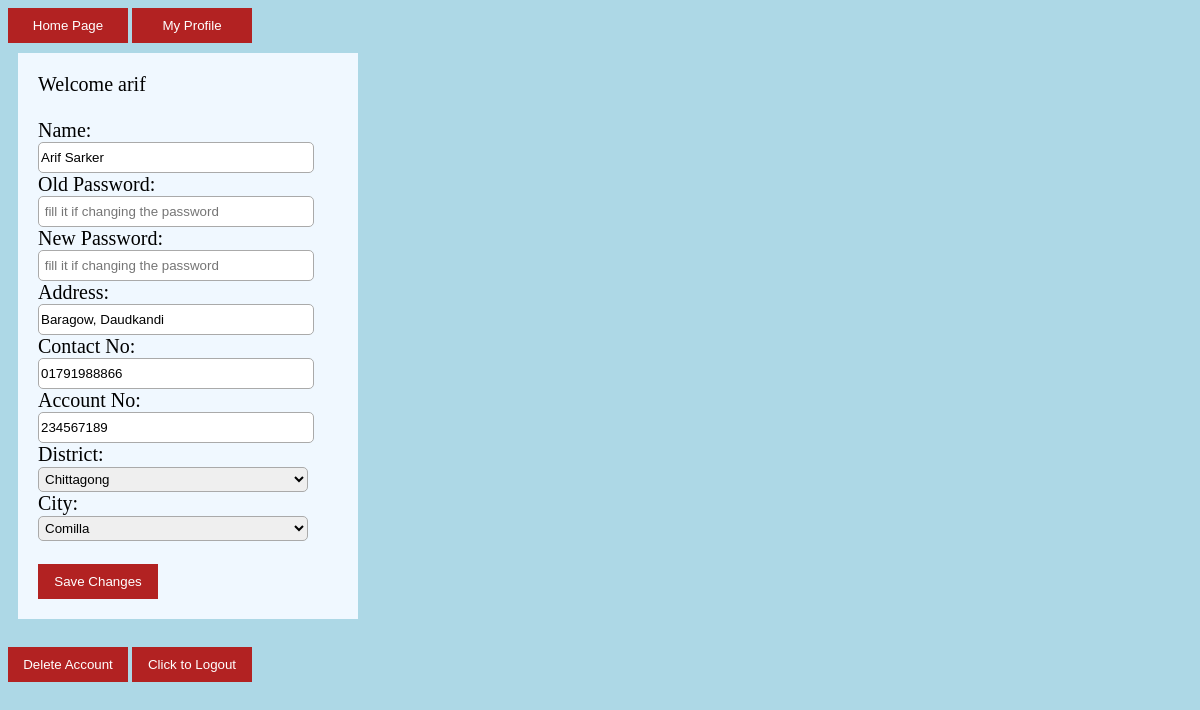
Screenshot of /eMarketTest1/updateprofile.php (signed in) with the database file from the repository.
### tables this page shows
CREATE TABLE `Buyer` (
  `b_username` varchar(25) NOT NULL,
  `password` varchar(100) NOT NULL,
  `Name` varchar(25) NOT NULL,
  `Address` varchar(50) NOT NULL,
  `Contact_no` int(10) NOT NULL,
  `buyer_acc_no` int(15) NOT NULL,
  `District` varchar(25) NOT NULL,
  `City` varchar(25) NOT NULL
);

### eMarketTest1/updateprofile.php (the view, shortened to what this page needs)
<?php
if(
    isset($_SESSION['username'])
    && isset($_SESSION['role'])
    && !empty($_SESSION['username'])
    && !empty($_SESSION['role'])
)
{
    $role = $_SESSION['role'];
    $username = $_SESSION['username'];
    ?>
    <!DOCTYPE html>
    <html lang="en">
        <head>
        </head>
        <body>
                <input id="button" type="button" value="Home Page" onclick="home()">
                <input id="button" type="button" value="My Profile" onclick="profile()">
        <br>
        <div id="box"style="font-size: 20px;margin: 10px;">Welcome <?php echo $username?>
        <?php
        try{
            $conn=new PDO("mysql:host=localhost:3306;dbname=eMarket2;","root","");
            $conn->setAttribute(PDO::ATTR_ERRMODE, PDO::ERRMODE_EXCEPTION);
            $signupquery="SELECT * FROM ".$role." WHERE ".$role[0]."_username = '".$username."'";
            $returnobj = $conn->query($signupquery);
            $returntable = $returnobj->fetchAll();
            if($returnobj->rowCount() == 1)
            {
                foreach($returntable as $row){
                ?>
                <form action="profileprocess.php" method="POST">
                <br>
                <label for="myname">Name</label>:
                <input class="text" type="text" id="myname" name="myname" value="<?php echo $row['Name'];?>">
                <br>
                <label for="oldpass">Old Password</label>:
                <input class="text" type="password" id="oldpass" name="oldpass" placeholder=" fill it if changing the password">
                <br>
                <label for="mypass">New Password</label>:
                <input class="text" type="password" id="mypass" name="mypass" placeholder=" fill it if changing the password">
                <br>
                <label for="addrees">Address</label>:
                <input class="text" type="text" id="address" name="address" value="<?php echo $row['Address'];?>">
                <br>
                <label for="contact">Contact No</label>:
                <input class="text" type="number" id="contact" name="contact" value="<?php echo "0".$row['Contact_no'];?>">
                <br>
                <label for="account">Account No</label>:
                <input class="text" type="number" id="account" name="account" value="<?php echo $row[$role.'_acc_no'];?>">
                <br>
                <label for="district">District</label>:
                <select class="text" id="input" name="district" onchange="selectCity()">
                    <option value="<?php echo $row['District'];?>"><?php echo $row['District'];?></option>
                </select>
                <div>
                <label for="city">City</label>:
                <select class="text" name="city" id="output">
                    <option value="<?php echo $row['City'];?>"><?php echo $row['City'];?></option>
                </select>
                </div>
                <br>
                <input id="button" type="submit" value="Save Changes">
                </form>
                <?php
            }
            }
        }
        catch(PDOException $ex){
            ?>
                <script>location.assign("login.php");</script>
            <?php
        }
        ?>
        </div>
        <br>
        <input id="button" type="button" value="Delete Account" onclick="deletefn();">
        <input id="button" type="button" value="Click to Logout" onclick="logoutfn();">
        <br>
        </body>
    </html>
    <?php
}
else
{
    ?>
            <script>location.assign("login.php");</script>
    <?php
}
?>

### eMarketTest1/updateprofile.php (style rules this page uses)
body { background-color: lightblue; }
.text { height: 25px; border-radius: 5px; padding: 2px; border: solid thin #aaa; width: 90%; }
#button { padding: 10px; width: 120px; color: white; background-color: FireBrick; border: none; }
#box { background-color: AliceBlue; margin: auto; width: 300px; padding: 20px; }

### rows the page displays
buyer: myname "Arif Sarker", address "Baragow, Daudkandi", contact "01791988866", account "234567189", district "Chittagong", city "Comilla"

### other values shown
$username "arif"
